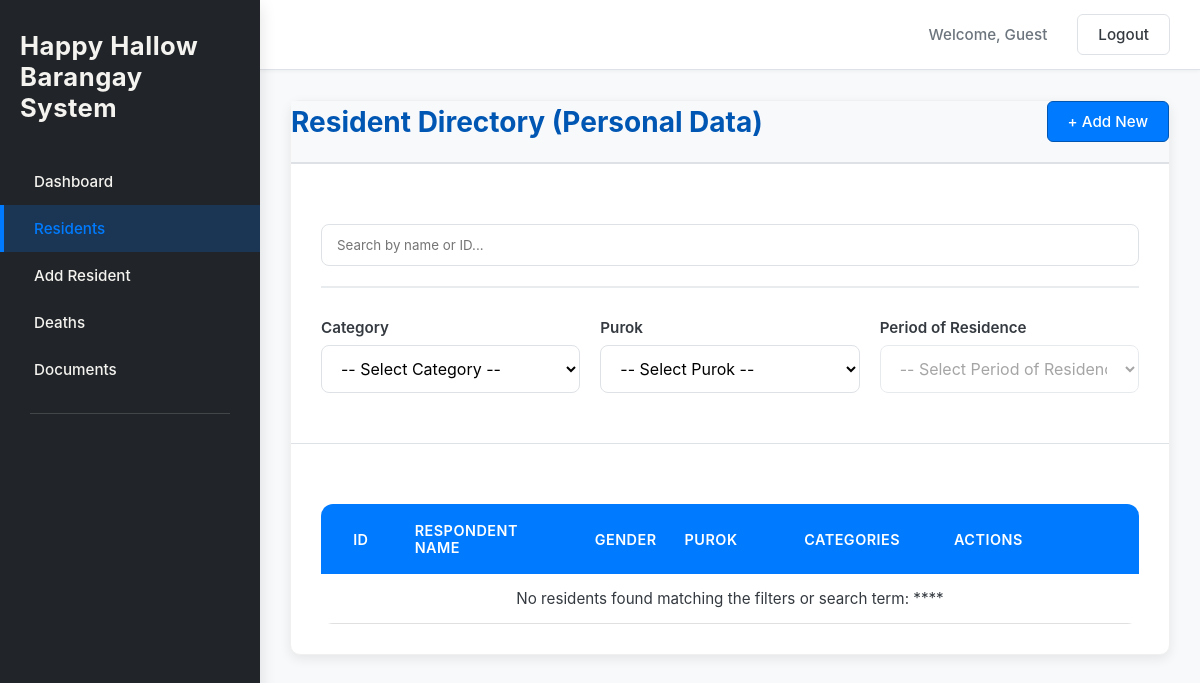
/residents.php, run on an earlier commit of the app's database.
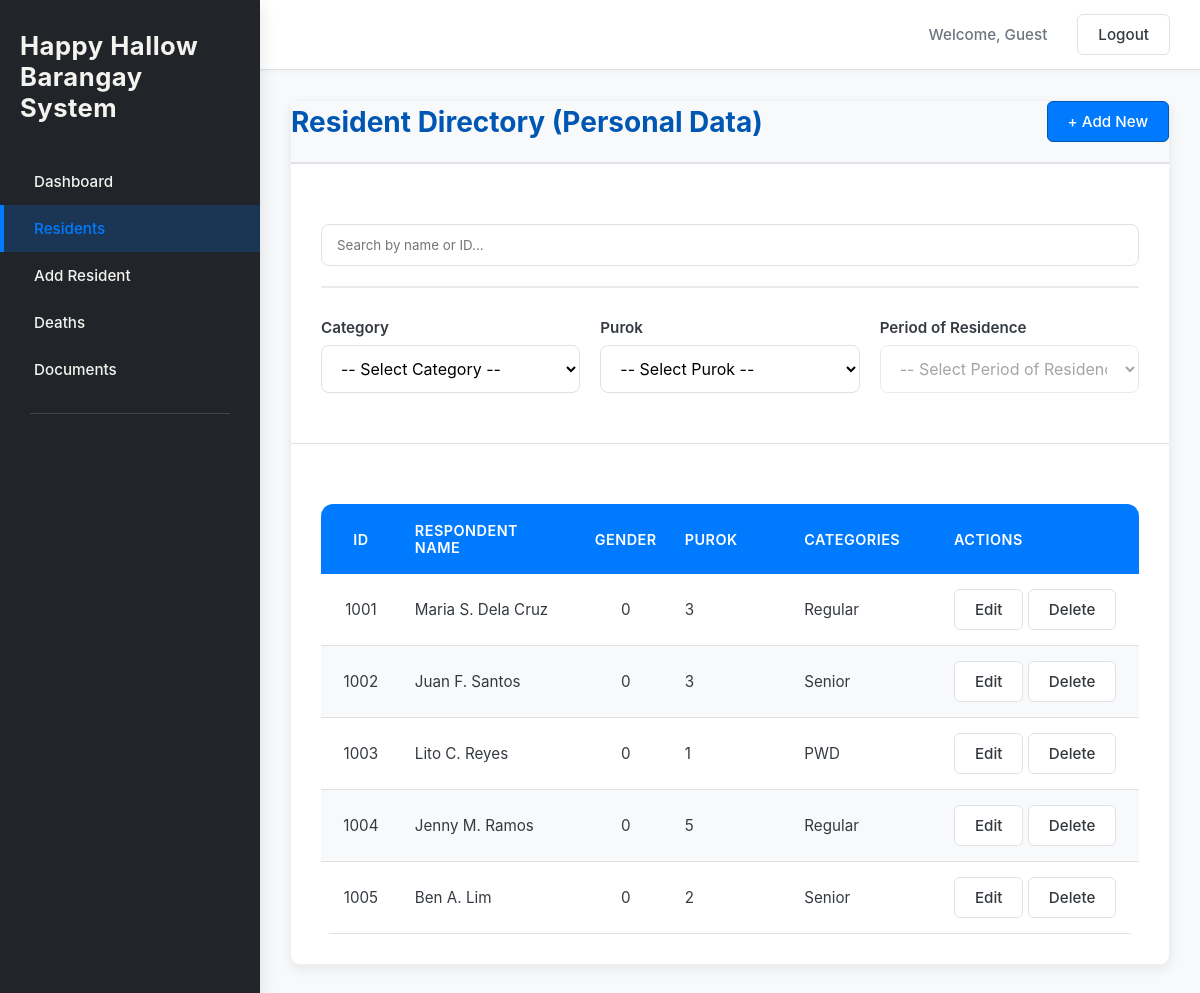
And on a later commit of the database.
### tables this page shows
CREATE TABLE IF NOT EXISTS `residents` (
  `person_id` int NOT NULL AUTO_INCREMENT,
  `household_id` int NOT NULL,
  `full_name` varchar(100) NOT NULL,
  `sex` int NOT NULL,
  `birthdate` date NOT NULL,
  `civil_status` varchar(20) NOT NULL,
  `nationality` varchar(20) NOT NULL,
  `religion` varchar(20) NOT NULL,
  `purok` int NOT NULL,
  `address` varchar(150) NOT NULL,
  `education_level` varchar(20) NOT NULL,
  `occupation` varchar(50) NOT NULL,
  `is_senior` tinyint(1) NOT NULL,
  `is_disabled` tinyint(1) NOT NULL,
  `disability_type` varchar(20) DEFAULT NULL,
  `health_insurance` varchar(100) DEFAULT NULL,
  `vaccination` int DEFAULT NULL,
  `is_pregnant` tinyint(1) NOT NULL,
  `children_count` int DEFAULT NULL,
  PRIMARY KEY (`person_id`),
  KEY `household_id` (`household_id`)
);

### residents.php (the view, shortened to what this page needs)
<?php
include __DIR__ . '/db_connect.php';
$searchTerm = isset($_GET['search']) ? $conn->real_escape_string($_GET['search']) : '';
$whereClause = '';
$sql = "
    SELECT
        T1.person_id AS ID, T1.full_name AS RESPONDENT_NAME, T1.sex AS GENDER,
        T1.PUROK, T1.is_disabled, T1.is_senior
    FROM residents T1
    $whereClause
    ORDER BY T1.person_id ASC
";
$result = $conn->query($sql);
function getCategories($row) {
    $categories = [];
    if (isset($row['is_senior']) && $row['is_senior'] == 1) {
        $categories[] = 'Senior';
    }
    if (isset($row['is_disabled']) && $row['is_disabled'] == 1) {
        $categories[] = 'PWD';
    }
    return empty($categories) ? 'Regular' : implode(', ', $categories);
}
?>
<!DOCTYPE html>
<html lang="en">
<head>
    <link rel="stylesheet" href="css/style.css" />
</head>
<body>
<div class="app-container">
    <aside class="sidebar">
        <div class="logo">Happy Hallow Barangay System</div>
        <nav class="main-nav">
          <ul>
            <li><a href="index.php">Dashboard</a></li>
            <li><a href="residents.php" class="active">Residents</a></li>
            <li><a href="addnewresidents.php">Add Resident</a></li>
            <li><a href="deaths.php">Deaths</a></li>
            <li><a href="documents.php">Documents</a></li>
            <li class="nav-divider"></li>
          </ul>
        </nav>
      </aside>
    <div class="main-content">
      <header class="topbar">
        <div class="topbar-right">
          <span id="userName" class="user-info">Welcome, User</span>
          <button id="logoutBtn" class="btn logout-btn">Logout</button>
        </div>
      </header>
      <main class="page-content">
        <div class="residents-directory card">
          <div class="directory-header">
            <h2>Resident Directory (Personal Data)</h2>
            <a href="addnewresidents.php" class="btn primary-btn">+ Add New</a>
          </div>
          <div class="filter-section">
            <form method="GET" action="residents.php" id="filterForm">
                <div class="search-bar-group">
                    <input
                        type="text"
                        placeholder="Search by name or ID..."
                        class="search-input"
                        id="searchInput"
                        name="search"
                        value="<?php echo htmlspecialchars($searchTerm); ?>"
                    />
                </div>
                <div class="filter-dropdowns">
                    <div class="input-group">
                        <label for="category-filter">Category</label>
                        <select id="category-filter" name="category">
                            <option value="">-- Select Category --</option>
                        </select>
                    </div>
                    <div class="input-group">
                        <label for="purok-filter">Purok</label>
                        <select id="purok-filter" name="purok">
                            <option value="">-- Select Purok --</option>
                        </select>
                    </div>
                    <div class="input-group">
                        <label for="period-filter">Period of Residence</label>
                        <select id="period-filter" name="period" disabled>
                            <option value="">-- Select Period of Residence --</option>
                        </select>
                    </div>
                </div>
            </form>
          </div>
          <div class="data-table-card">
            <table>
              <thead>
                <tr>
                  <th>ID</th>
                  <th>Respondent Name</th>
                  <th>Gender</th>
                  <th>Purok</th>
                  <th>Categories</th>
                  <th>Actions</th>
                </tr>
              </thead>
              <tbody id="residentsTableBody">
                <?php
                if ($result->num_rows > 0) {
                    while($row = $result->fetch_assoc()) {
                        $residentId = htmlspecialchars($row['ID']);
                        echo "<tr>";
                        echo "<td>{$residentId}</td>";
                        echo "<td>" . htmlspecialchars($row['RESPONDENT_NAME'] ?? 'N/A') . "</td>";
                        echo "<td>" . htmlspecialchars($row['GENDER'] ?? 'N/A') . "</td>";
                        echo "<td>" . htmlspecialchars($row['PUROK'] ?? 'N/A') . "</td>";
                        echo "<td>" . getCategories($row) . "</td>";
                        echo "<td>
                                <button class='btn small-btn edit-btn' onclick='editResident(\"{$residentId}\")'>Edit</button>
                                <button class='btn small-btn delete-btn' onclick='deleteResident(\"{$residentId}\")'>Delete</button>
                              </td>";
                        echo "</tr>";
                    }
                } else {
                    echo "<tr><td colspan='6'>No residents found matching the filters or search term: **" . htmlspecialchars($searchTerm) . "**</td></tr>";
                }
                ?>
              </tbody>
            </table>
          </div>
        </div>
      </main>
    </div>
</div>
</body>
</html>

### residents.php (style rules this page uses)
.filter-dropdowns { display: grid; grid-template-columns: repeat(auto-fit, minmax(200px, 1fr)); gap: 20px; margin-bottom: 20px; }

What changed in the data, as far as the page shows it:
added residents: person_id "1001", full_name "Maria S. Dela Cruz", sex "0", purok "3", row "Regular"
added residents: person_id "1002", full_name "Juan F. Santos", sex "0", purok "3", row "Senior"
added residents: person_id "1003", full_name "Lito C. Reyes", sex "0", purok "1", row "PWD"
added residents: person_id "1004", full_name "Jenny M. Ramos", sex "0", purok "5", row "Regular"
added residents: person_id "1005", full_name "Ben A. Lim", sex "0", purok "2", row "Senior"
Also different on the page:
text no longer shown: "No residents found matching the filters or search term: ** **"
